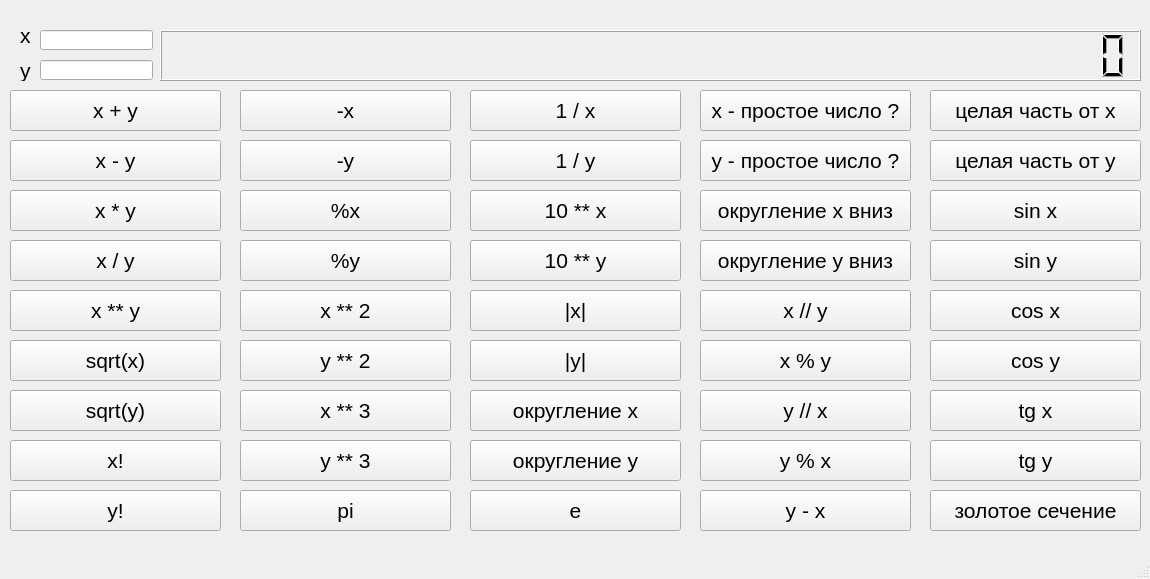
<?xml version="1.0" encoding="UTF-8"?>
<ui version="4.0">
 <class>Universal_calculator</class>
 <widget class="QMainWindow" name="Universal_calculator">
  <property name="geometry">
   <rect>
    <x>0</x>
    <y>0</y>
    <width>1150</width>
    <height>579</height>
   </rect>
  </property>
  <property name="font">
   <font>
    <pointsize>8</pointsize>
   </font>
  </property>
  <property name="windowTitle">
   <string>MainWindow</string>
  </property>
  <widget class="QWidget" name="centralwidget">
   <widget class="QLabel" name="label">
    <property name="geometry">
     <rect>
      <x>20</x>
      <y>20</y>
      <width>16</width>
      <height>31</height>
     </rect>
    </property>
    <property name="font">
     <font>
      <pointsize>16</pointsize>
     </font>
    </property>
    <property name="text">
     <string>x</string>
    </property>
   </widget>
   <widget class="QLineEdit" name="lineEdit">
    <property name="geometry">
     <rect>
      <x>40</x>
      <y>30</y>
      <width>113</width>
      <height>20</height>
     </rect>
    </property>
   </widget>
   <widget class="QLCDNumber" name="lcdNumber">
    <property name="geometry">
     <rect>
      <x>160</x>
      <y>30</y>
      <width>981</width>
      <height>51</height>
     </rect>
    </property>
    <property name="digitCount">
     <number>38</number>
    </property>
   </widget>
   <widget class="QPushButton" name="pushButton">
    <property name="geometry">
     <rect>
      <x>10</x>
      <y>90</y>
      <width>211</width>
      <height>41</height>
     </rect>
    </property>
    <property name="font">
     <font>
      <pointsize>16</pointsize>
     </font>
    </property>
    <property name="text">
     <string>x + y</string>
    </property>
   </widget>
   <widget class="QLabel" name="label_2">
    <property name="geometry">
     <rect>
      <x>20</x>
      <y>60</y>
      <width>16</width>
      <height>21</height>
     </rect>
    </property>
    <property name="font">
     <font>
      <pointsize>16</pointsize>
     </font>
    </property>
    <property name="text">
     <string>y</string>
    </property>
   </widget>
   <widget class="QLineEdit" name="lineEdit_2">
    <property name="geometry">
     <rect>
      <x>40</x>
      <y>60</y>
      <width>113</width>
      <height>20</height>
     </rect>
    </property>
   </widget>
   <widget class="QPushButton" name="pushButton_2">
    <property name="geometry">
     <rect>
      <x>10</x>
      <y>140</y>
      <width>211</width>
      <height>41</height>
     </rect>
    </property>
    <property name="font">
     <font>
      <pointsize>16</pointsize>
     </font>
    </property>
    <property name="text">
     <string>x - y</string>
    </property>
   </widget>
   <widget class="QPushButton" name="pushButton_3">
    <property name="geometry">
     <rect>
      <x>10</x>
      <y>190</y>
      <width>211</width>
      <height>41</height>
     </rect>
    </property>
    <property name="font">
     <font>
      <pointsize>16</pointsize>
     </font>
    </property>
    <property name="text">
     <string>x * y</string>
    </property>
   </widget>
   <widget class="QPushButton" name="pushButton_4">
    <property name="geometry">
     <rect>
      <x>10</x>
      <y>240</y>
      <width>211</width>
      <height>41</height>
     </rect>
    </property>
    <property name="font">
     <font>
      <pointsize>16</pointsize>
     </font>
    </property>
    <property name="text">
     <string>x / y</string>
    </property>
   </widget>
   <widget class="QPushButton" name="pushButton_5">
    <property name="geometry">
     <rect>
      <x>10</x>
      <y>290</y>
      <width>211</width>
      <height>41</height>
     </rect>
    </property>
    <property name="font">
     <font>
      <pointsize>16</pointsize>
     </font>
    </property>
    <property name="text">
     <string>x ** y</string>
    </property>
   </widget>
   <widget class="QPushButton" name="pushButton_6">
    <property name="geometry">
     <rect>
      <x>10</x>
      <y>340</y>
      <width>211</width>
      <height>41</height>
     </rect>
    </property>
    <property name="font">
     <font>
      <pointsize>16</pointsize>
     </font>
    </property>
    <property name="text">
     <string>sqrt(x)</string>
    </property>
   </widget>
   <widget class="QPushButton" name="pushButton_7">
    <property name="geometry">
     <rect>
      <x>10</x>
      <y>390</y>
      <width>211</width>
      <height>41</height>
     </rect>
    </property>
    <property name="font">
     <font>
      <pointsize>16</pointsize>
     </font>
    </property>
    <property name="text">
     <string>sqrt(y)</string>
    </property>
   </widget>
   <widget class="QPushButton" name="pushButton_8">
    <property name="geometry">
     <rect>
      <x>10</x>
      <y>440</y>
      <width>211</width>
      <height>41</height>
     </rect>
    </property>
    <property name="font">
     <font>
      <pointsize>16</pointsize>
     </font>
    </property>
    <property name="text">
     <string>x!</string>
    </property>
   </widget>
   <widget class="QPushButton" name="pushButton_9">
    <property name="geometry">
     <rect>
      <x>10</x>
      <y>490</y>
      <width>211</width>
      <height>41</height>
     </rect>
    </property>
    <property name="font">
     <font>
      <pointsize>16</pointsize>
     </font>
    </property>
    <property name="text">
     <string>y!</string>
    </property>
   </widget>
   <widget class="QPushButton" name="pushButton_10">
    <property name="geometry">
     <rect>
      <x>240</x>
      <y>140</y>
      <width>211</width>
      <height>41</height>
     </rect>
    </property>
    <property name="font">
     <font>
      <pointsize>16</pointsize>
     </font>
    </property>
    <property name="text">
     <string>-y</string>
    </property>
   </widget>
   <widget class="QPushButton" name="pushButton_11">
    <property name="geometry">
     <rect>
      <x>240</x>
      <y>390</y>
      <width>211</width>
      <height>41</height>
     </rect>
    </property>
    <property name="font">
     <font>
      <pointsize>16</pointsize>
     </font>
    </property>
    <property name="text">
     <string>x ** 3</string>
    </property>
   </widget>
   <widget class="QPushButton" name="pushButton_12">
    <property name="geometry">
     <rect>
      <x>240</x>
      <y>190</y>
      <width>211</width>
      <height>41</height>
     </rect>
    </property>
    <property name="font">
     <font>
      <pointsize>16</pointsize>
     </font>
    </property>
    <property name="text">
     <string>%x</string>
    </property>
   </widget>
   <widget class="QPushButton" name="pushButton_13">
    <property name="geometry">
     <rect>
      <x>240</x>
      <y>290</y>
      <width>211</width>
      <height>41</height>
     </rect>
    </property>
    <property name="font">
     <font>
      <pointsize>16</pointsize>
     </font>
    </property>
    <property name="text">
     <string>x ** 2</string>
    </property>
   </widget>
   <widget class="QPushButton" name="pushButton_14">
    <property name="geometry">
     <rect>
      <x>240</x>
      <y>240</y>
      <width>211</width>
      <height>41</height>
     </rect>
    </property>
    <property name="font">
     <font>
      <pointsize>16</pointsize>
     </font>
    </property>
    <property name="text">
     <string>%y</string>
    </property>
   </widget>
   <widget class="QPushButton" name="pushButton_15">
    <property name="geometry">
     <rect>
      <x>240</x>
      <y>440</y>
      <width>211</width>
      <height>41</height>
     </rect>
    </property>
    <property name="font">
     <font>
      <pointsize>16</pointsize>
     </font>
    </property>
    <property name="text">
     <string>y ** 3</string>
    </property>
   </widget>
   <widget class="QPushButton" name="pushButton_16">
    <property name="geometry">
     <rect>
      <x>240</x>
      <y>340</y>
      <width>211</width>
      <height>41</height>
     </rect>
    </property>
    <property name="font">
     <font>
      <pointsize>16</pointsize>
     </font>
    </property>
    <property name="text">
     <string>y ** 2</string>
    </property>
   </widget>
   <widget class="QPushButton" name="pushButton_17">
    <property name="geometry">
     <rect>
      <x>240</x>
      <y>490</y>
      <width>211</width>
      <height>41</height>
     </rect>
    </property>
    <property name="font">
     <font>
      <pointsize>16</pointsize>
     </font>
    </property>
    <property name="text">
     <string>pi</string>
    </property>
   </widget>
   <widget class="QPushButton" name="pushButton_18">
    <property name="geometry">
     <rect>
      <x>240</x>
      <y>90</y>
      <width>211</width>
      <height>41</height>
     </rect>
    </property>
    <property name="font">
     <font>
      <pointsize>16</pointsize>
     </font>
    </property>
    <property name="text">
     <string>-x</string>
    </property>
   </widget>
   <widget class="QPushButton" name="pushButton_19">
    <property name="geometry">
     <rect>
      <x>470</x>
      <y>90</y>
      <width>211</width>
      <height>41</height>
     </rect>
    </property>
    <property name="font">
     <font>
      <pointsize>16</pointsize>
     </font>
    </property>
    <property name="text">
     <string>1 / x</string>
    </property>
   </widget>
   <widget class="QPushButton" name="pushButton_20">
    <property name="geometry">
     <rect>
      <x>470</x>
      <y>140</y>
      <width>211</width>
      <height>41</height>
     </rect>
    </property>
    <property name="font">
     <font>
      <pointsize>16</pointsize>
     </font>
    </property>
    <property name="text">
     <string>1 / y</string>
    </property>
   </widget>
   <widget class="QPushButton" name="pushButton_21">
    <property name="geometry">
     <rect>
      <x>470</x>
      <y>190</y>
      <width>211</width>
      <height>41</height>
     </rect>
    </property>
    <property name="font">
     <font>
      <pointsize>16</pointsize>
     </font>
    </property>
    <property name="text">
     <string>10 ** x</string>
    </property>
   </widget>
   <widget class="QPushButton" name="pushButton_22">
    <property name="geometry">
     <rect>
      <x>470</x>
      <y>240</y>
      <width>211</width>
      <height>41</height>
     </rect>
    </property>
    <property name="font">
     <font>
      <pointsize>16</pointsize>
     </font>
    </property>
    <property name="text">
     <string>10 ** y</string>
    </property>
   </widget>
   <widget class="QPushButton" name="pushButton_23">
    <property name="geometry">
     <rect>
      <x>470</x>
      <y>290</y>
      <width>211</width>
      <height>41</height>
     </rect>
    </property>
    <property name="font">
     <font>
      <pointsize>16</pointsize>
     </font>
    </property>
    <property name="text">
     <string>|x|</string>
    </property>
   </widget>
   <widget class="QPushButton" name="pushButton_24">
    <property name="geometry">
     <rect>
      <x>470</x>
      <y>340</y>
      <width>211</width>
      <height>41</height>
     </rect>
    </property>
    <property name="font">
     <font>
      <pointsize>16</pointsize>
     </font>
    </property>
    <property name="text">
     <string>|y|</string>
    </property>
   </widget>
   <widget class="QPushButton" name="pushButton_25">
    <property name="geometry">
     <rect>
      <x>470</x>
      <y>390</y>
      <width>211</width>
      <height>41</height>
     </rect>
    </property>
    <property name="font">
     <font>
      <pointsize>16</pointsize>
     </font>
    </property>
    <property name="text">
     <string>округление х</string>
    </property>
   </widget>
   <widget class="QPushButton" name="pushButton_26">
    <property name="geometry">
     <rect>
      <x>470</x>
      <y>440</y>
      <width>211</width>
      <height>41</height>
     </rect>
    </property>
    <property name="font">
     <font>
      <pointsize>16</pointsize>
     </font>
    </property>
    <property name="text">
     <string>округление у</string>
    </property>
   </widget>
   <widget class="QPushButton" name="pushButton_27">
    <property name="geometry">
     <rect>
      <x>470</x>
      <y>490</y>
      <width>211</width>
      <height>41</height>
     </rect>
    </property>
    <property name="font">
     <font>
      <pointsize>16</pointsize>
     </font>
    </property>
    <property name="text">
     <string>e</string>
    </property>
   </widget>
   <widget class="QPushButton" name="pushButton_28">
    <property name="geometry">
     <rect>
      <x>930</x>
      <y>390</y>
      <width>211</width>
      <height>41</height>
     </rect>
    </property>
    <property name="font">
     <font>
      <pointsize>16</pointsize>
     </font>
    </property>
    <property name="text">
     <string>tg x</string>
    </property>
   </widget>
   <widget class="QPushButton" name="pushButton_29">
    <property name="geometry">
     <rect>
      <x>700</x>
      <y>190</y>
      <width>211</width>
      <height>41</height>
     </rect>
    </property>
    <property name="font">
     <font>
      <pointsize>16</pointsize>
     </font>
    </property>
    <property name="text">
     <string>округление х вниз</string>
    </property>
   </widget>
   <widget class="QPushButton" name="pushButton_30">
    <property name="geometry">
     <rect>
      <x>700</x>
      <y>240</y>
      <width>211</width>
      <height>41</height>
     </rect>
    </property>
    <property name="font">
     <font>
      <pointsize>16</pointsize>
     </font>
    </property>
    <property name="text">
     <string>округление у вниз</string>
    </property>
   </widget>
   <widget class="QPushButton" name="pushButton_31">
    <property name="geometry">
     <rect>
      <x>700</x>
      <y>290</y>
      <width>211</width>
      <height>41</height>
     </rect>
    </property>
    <property name="font">
     <font>
      <pointsize>16</pointsize>
     </font>
    </property>
    <property name="text">
     <string>x // y</string>
    </property>
   </widget>
   <widget class="QPushButton" name="pushButton_32">
    <property name="geometry">
     <rect>
      <x>700</x>
      <y>340</y>
      <width>211</width>
      <height>41</height>
     </rect>
    </property>
    <property name="font">
     <font>
      <pointsize>16</pointsize>
     </font>
    </property>
    <property name="text">
     <string>x % y</string>
    </property>
   </widget>
   <widget class="QPushButton" name="pushButton_33">
    <property name="geometry">
     <rect>
      <x>700</x>
      <y>390</y>
      <width>211</width>
      <height>41</height>
     </rect>
    </property>
    <property name="font">
     <font>
      <pointsize>16</pointsize>
     </font>
    </property>
    <property name="text">
     <string>y // x</string>
    </property>
   </widget>
   <widget class="QPushButton" name="pushButton_34">
    <property name="geometry">
     <rect>
      <x>700</x>
      <y>440</y>
      <width>211</width>
      <height>41</height>
     </rect>
    </property>
    <property name="font">
     <font>
      <pointsize>16</pointsize>
     </font>
    </property>
    <property name="text">
     <string>y % x</string>
    </property>
   </widget>
   <widget class="QPushButton" name="pushButton_35">
    <property name="geometry">
     <rect>
      <x>700</x>
      <y>490</y>
      <width>211</width>
      <height>41</height>
     </rect>
    </property>
    <property name="font">
     <font>
      <pointsize>16</pointsize>
     </font>
    </property>
    <property name="text">
     <string>y - x</string>
    </property>
   </widget>
   <widget class="QPushButton" name="pushButton_36">
    <property name="geometry">
     <rect>
      <x>930</x>
      <y>440</y>
      <width>211</width>
      <height>41</height>
     </rect>
    </property>
    <property name="font">
     <font>
      <pointsize>16</pointsize>
     </font>
    </property>
    <property name="text">
     <string>tg y</string>
    </property>
   </widget>
   <widget class="QPushButton" name="pushButton_37">
    <property name="geometry">
     <rect>
      <x>930</x>
      <y>90</y>
      <width>211</width>
      <height>41</height>
     </rect>
    </property>
    <property name="font">
     <font>
      <pointsize>16</pointsize>
     </font>
    </property>
    <property name="text">
     <string>целая часть от х</string>
    </property>
   </widget>
   <widget class="QPushButton" name="pushButton_38">
    <property name="geometry">
     <rect>
      <x>930</x>
      <y>140</y>
      <width>211</width>
      <height>41</height>
     </rect>
    </property>
    <property name="font">
     <font>
      <pointsize>16</pointsize>
     </font>
    </property>
    <property name="text">
     <string>целая часть от у</string>
    </property>
   </widget>
   <widget class="QPushButton" name="pushButton_39">
    <property name="geometry">
     <rect>
      <x>930</x>
      <y>190</y>
      <width>211</width>
      <height>41</height>
     </rect>
    </property>
    <property name="font">
     <font>
      <pointsize>16</pointsize>
     </font>
    </property>
    <property name="text">
     <string>sin x</string>
    </property>
   </widget>
   <widget class="QPushButton" name="pushButton_40">
    <property name="geometry">
     <rect>
      <x>930</x>
      <y>240</y>
      <width>211</width>
      <height>41</height>
     </rect>
    </property>
    <property name="font">
     <font>
      <pointsize>16</pointsize>
     </font>
    </property>
    <property name="text">
     <string>sin y</string>
    </property>
   </widget>
   <widget class="QPushButton" name="pushButton_41">
    <property name="geometry">
     <rect>
      <x>930</x>
      <y>290</y>
      <width>211</width>
      <height>41</height>
     </rect>
    </property>
    <property name="font">
     <font>
      <pointsize>16</pointsize>
     </font>
    </property>
    <property name="text">
     <string>cos x</string>
    </property>
   </widget>
   <widget class="QPushButton" name="pushButton_42">
    <property name="geometry">
     <rect>
      <x>930</x>
      <y>340</y>
      <width>211</width>
      <height>41</height>
     </rect>
    </property>
    <property name="font">
     <font>
      <pointsize>16</pointsize>
     </font>
    </property>
    <property name="text">
     <string>cos y</string>
    </property>
   </widget>
   <widget class="QPushButton" name="pushButton_45">
    <property name="geometry">
     <rect>
      <x>930</x>
      <y>490</y>
      <width>211</width>
      <height>41</height>
     </rect>
    </property>
    <property name="font">
     <font>
      <pointsize>16</pointsize>
     </font>
    </property>
    <property name="text">
     <string>золотое сечение</string>
    </property>
   </widget>
   <widget class="QPushButton" name="pushButton_43">
    <property name="geometry">
     <rect>
      <x>700</x>
      <y>90</y>
      <width>211</width>
      <height>41</height>
     </rect>
    </property>
    <property name="font">
     <font>
      <pointsize>16</pointsize>
     </font>
    </property>
    <property name="text">
     <string>x - простое число ?</string>
    </property>
   </widget>
   <widget class="QPushButton" name="pushButton_44">
    <property name="geometry">
     <rect>
      <x>700</x>
      <y>140</y>
      <width>211</width>
      <height>41</height>
     </rect>
    </property>
    <property name="font">
     <font>
      <pointsize>16</pointsize>
     </font>
    </property>
    <property name="text">
     <string>y - простое число ?</string>
    </property>
   </widget>
   <widget class="QPushButton" name="pushButton_64">
    <property name="geometry">
     <rect>
      <x>1220</x>
      <y>580</y>
      <width>61</width>
      <height>31</height>
     </rect>
    </property>
    <property name="font">
     <font>
      <pointsize>16</pointsize>
     </font>
    </property>
    <property name="text">
     <string>- (у)</string>
    </property>
   </widget>
   <widget class="QPushButton" name="pushButton_70">
    <property name="geometry">
     <rect>
      <x>1210</x>
      <y>620</y>
      <width>71</width>
      <height>31</height>
     </rect>
    </property>
    <property name="font">
     <font>
      <pointsize>16</pointsize>
     </font>
    </property>
    <property name="text">
     <string>ac (y)</string>
    </property>
   </widget>
  </widget>
  <widget class="QMenuBar" name="menubar">
   <property name="geometry">
    <rect>
     <x>0</x>
     <y>0</y>
     <width>1150</width>
     <height>21</height>
    </rect>
   </property>
  </widget>
  <widget class="QStatusBar" name="statusbar"/>
 </widget>
 <resources/>
 <connections/>
</ui>
